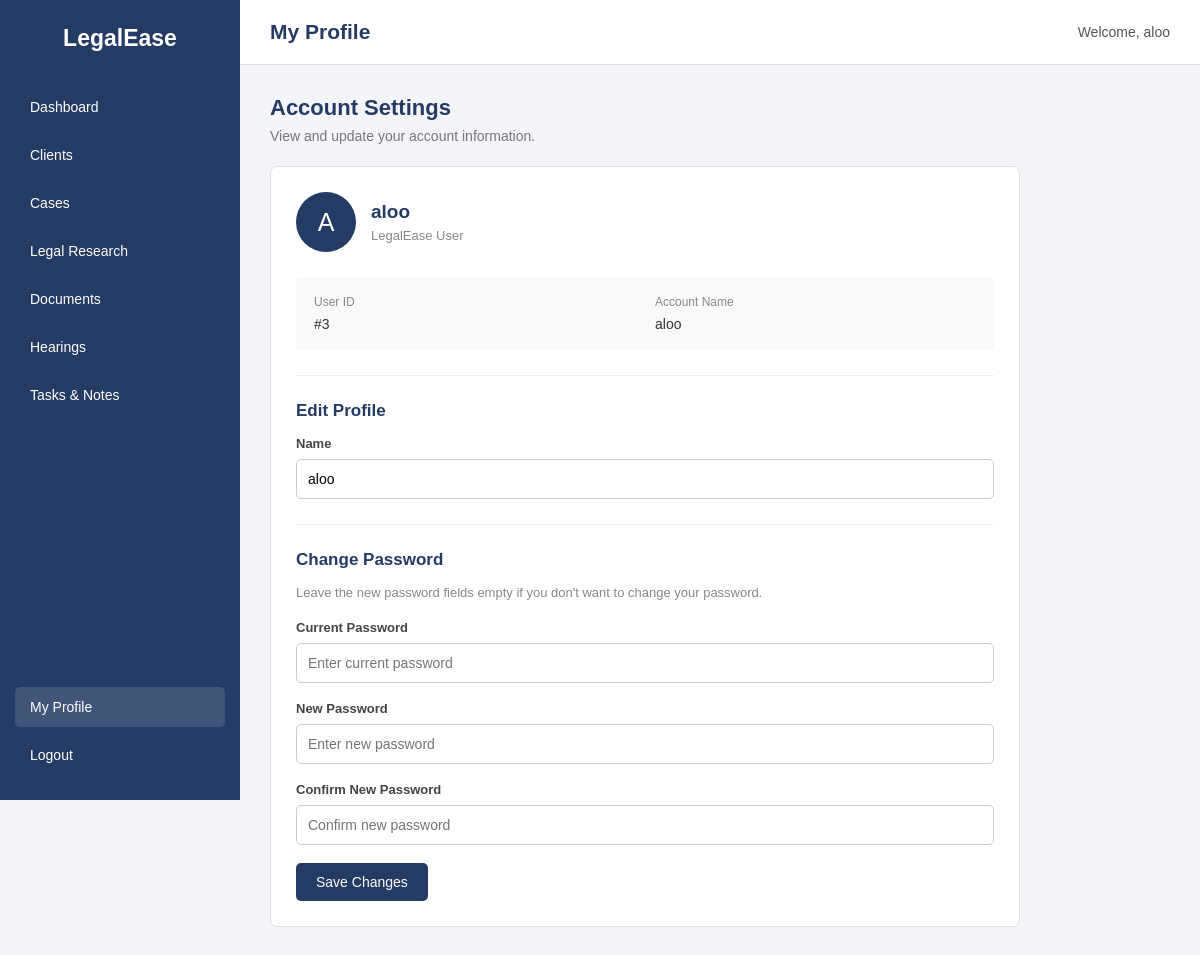
Screenshot of /profile.php (signed in) with the database file from the repository.
### tables this page shows
CREATE TABLE `users` (
  `id` int(11) NOT NULL,
  `name` varchar(255) DEFAULT NULL,
  `password` varchar(255) DEFAULT NULL,
  `authkey` varchar(255) DEFAULT NULL
);

### profile.php (the view, shortened to what this page needs)
<?php
require_once 'includes/db.php';
$user_id = $_SESSION['user_id'];
$stmt = $conn->prepare("SELECT id, name, password FROM users WHERE id = ?");
$stmt->bind_param("i", $user_id);
$stmt->execute();
$user = $stmt->get_result()->fetch_assoc();
?>
<!DOCTYPE html>
<html lang="en">
<head>
    <link rel="stylesheet" href="css/profile.css">
</head>
<body>
<div class="sidebar">
    <h2>LegalEase</h2>
    <div class="nav-links">
        <a href="dashboard.php">Dashboard</a>
        <a href="clients.php">Clients</a>
        <a href="cases.php">Cases</a>
        <a href="research.php">Legal Research</a>
        <a href="bookmarks.php">Documents</a>
        <a href="hearings.php">Hearings</a>
        <a href="tasks.php">Tasks & Notes</a>
    </div>
    <div class="sidebar-bottom">
        <a href="profile.php" class="active">My Profile</a>
        <a href="logout.php">Logout</a>
    </div>
</div>
<div class="main-content">
    <div class="topbar">
        <h2>My Profile</h2>
        <span>Welcome, <?php echo htmlspecialchars($_SESSION['user_name']); ?></span>
    </div>
    <div class="page-content">
        <div class="page-heading">
            <h2>Account Settings</h2>
            <p>View and update your account information.</p>
        </div>
        <div class="profile-card">
            <div class="profile-header">
                <div class="profile-avatar">
                    <?php echo strtoupper(substr($user['name'], 0, 1)); ?>
                </div>
                <div>
                    <h3><?php echo htmlspecialchars($user['name']); ?></h3>
                    <p>LegalEase User</p>
                </div>
            </div>
            <div class="account-info">
                <div>
                    <label>User ID</label>
                    <p>#<?php echo $user['id']; ?></p>
                </div>
                <div>
                    <label>Account Name</label>
                    <p><?php echo htmlspecialchars($user['name']); ?></p>
                </div>
            </div>
            <div class="divider"></div>
            <h3 class="form-heading">Edit Profile</h3>
            <form method="POST">
                <div class="form-group">
                    <label>Name</label>
                    <input
                        type="text"
                        name="name"
                        value="<?php echo htmlspecialchars($user['name']); ?>"
                        required
                    >
                </div>
                <div class="divider"></div>
                <h3 class="form-heading">Change Password</h3>
                <p class="form-description">
                    Leave the new password fields empty if you don't want to change your password.
                </p>
                <div class="form-group">
                    <label>Current Password</label>
                    <input
                        type="password"
                        name="current_password"
                        placeholder="Enter current password"
                        required
                    >
                </div>
                <div class="form-group">
                    <label>New Password</label>
                    <input
                        type="password"
                        name="new_password"
                        placeholder="Enter new password"
                    >
                </div>
                <div class="form-group">
                    <label>Confirm New Password</label>
                    <input
                        type="password"
                        name="confirm_password"
                        placeholder="Confirm new password"
                    >
                </div>
                <button type="submit" name="update_profile" class="submit-btn">
                    Save Changes
                </button>
            </form>
        </div>
    </div>
</div>
</body>
</html>

### css/profile.css (style rules this page uses)
* { margin: 0; padding: 0; box-sizing: border-box; font-family: Arial, sans-serif; }
body { background: #f3f5f9; display: flex; min-height: 100vh; }
.sidebar { width: 240px; background: #243b64; color: white; padding: 25px 15px; display: flex; flex-direction: column; position: fixed; height: 100vh; }
.sidebar h2 { text-align: center; margin-bottom: 35px; font-size: 23px; }
.nav-links { display: flex; flex-direction: column; gap: 8px; }
.sidebar a { color: white; text-decoration: none; padding: 12px 15px; border-radius: 5px; font-size: 14px; }
.sidebar a:hover, .sidebar a.active { background: #405578; }
.sidebar-bottom { margin-top: auto; display: flex; flex-direction: column; gap: 8px; }
.main-content { margin-left: 240px; width: calc(100% - 240px); }
.topbar { background: white; padding: 20px 30px; display: flex; justify-content: space-between; align-items: center; border-bottom: 1px solid #ddd; }
.topbar h2 { font-size: 21px; color: #243b64; }
.topbar span { color: #555; font-size: 14px; }
.page-content { padding: 30px; }
.page-heading { margin-bottom: 22px; }
.page-heading h2 { color: #243b64; font-size: 22px; margin-bottom: 7px; }
.page-heading p { color: #777; font-size: 14px; }
.profile-card { background: white; border: 1px solid #e0e0e0; border-radius: 7px; padding: 25px; max-width: 750px; }
.profile-header { display: flex; align-items: center; gap: 15px; margin-bottom: 25px; }
.profile-avatar { width: 60px; height: 60px; background: #243b64; color: white; border-radius: 50%; display: flex; justify-content: center; align-items: center; font-size: 25px; }
.profile-header h3 { color: #243b64; font-size: 19px; margin-bottom: 5px; }
.profile-header p { color: #888; font-size: 13px; }
.account-info { display: grid; grid-template-columns: 1fr 1fr; gap: 20px; background: #f8f9fb; padding: 18px; border-radius: 5px; }
.account-info label { color: #888; font-size: 12px; display: block; margin-bottom: 7px; }
.account-info p { color: #333; font-size: 14px; }
.divider { height: 1px; background: #eee; margin: 25px 0; }
.form-heading { color: #243b64; font-size: 17px; margin-bottom: 15px; }
.form-description { color: #888; font-size: 13px; margin-bottom: 20px; }
.form-group { display: flex; flex-direction: column; gap: 8px; margin-bottom: 18px; }
.form-group label { font-size: 13px; color: #444; font-weight: bold; }
.form-group input { padding: 11px; border: 1px solid #ccc; border-radius: 5px; outline: none; font-size: 14px; width: 100%; }
.submit-btn { background: #243b64; color: white; border: none; padding: 11px 20px; border-radius: 5px; cursor: pointer; font-size: 14px; }

### rows the page displays
users: name "A", name "aloo", id "3"

### other values shown
$_SESSION['user_name'] "aloo"
